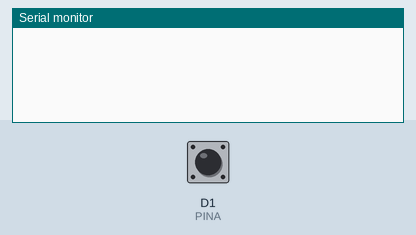
A sketch run on a simulated ESP8266 (NodeMCU). Parts: the last lines printed to the serial monitor. Inputs (shaded band) come from the test bench; at power-on: D1 (PINA) HIGH.

Above: at 1.2 s.
1.3 s: D1 (PINA) pulled LOW for 0.15 s
At 2.2 s:
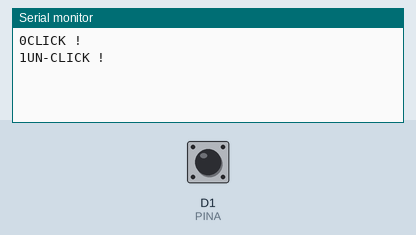
2.9 s: D1 (PINA) pulled LOW for 1 s
At 3.7 s:
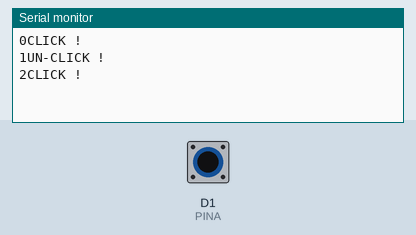
5.4 s: D1 (PINA) pulled LOW for 0.15 s
At 6.6 s:
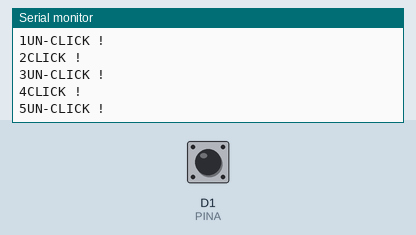

The sketch:

switch.ino
```cpp
/*
 * Test switch
 *
 * Carte NodeMCU
 *
 * Connecter un switch sans resistance (mode builtin pull-up)
 * aux pin D1 (GPIO5) & pin D2 (GPIO4)
 *
 */
// declaration constante
#define PINA D1

// declaration variable
int count = 0;

void setup() {
  // put your setup code here, to run once:
  Serial.begin(9600); // initialisation du port serie

  // declaration du pinMode
  pinMode(PINA, INPUT_PULLUP);

  // declaration d'un «interrupteur»
  attachInterrupt(digitalPinToInterrupt(PINA), etatSwitch, CHANGE);
//  attachInterrupt(digitalPinToInterrupt(PINA), unclick_, LOW);
}

void loop() {
// put your main code here, to run repeatedly:
//  Serial.print("Etat pin A: ");
//  Serial.println(digitalRead(PINA));

}

// declaration des fonctions
void etatSwitch () {
  if (digitalRead(PINA) == 0) {
    Serial.print(count);
    Serial.println("CLICK !");
  }
  else {
    Serial.print(count);
    Serial.println("UN-CLICK !");
  }

  count++;

}
```

Measured:
- after the input at 1.3 s, the serial monitor: prints a new line at once (image 1)
- after the input at 2.9 s, the serial monitor: prints a new line at once (image 2)
- after the input at 5.4 s, the serial monitor: prints a new line at once (image 3)
